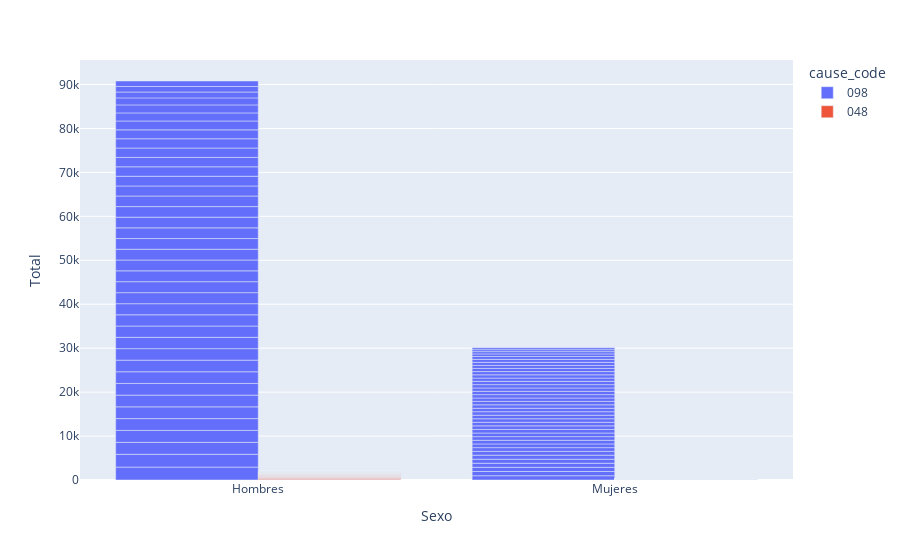

Write notebook code for a chart like this one.
### Code cell
fig = px.bar(dataset1, x="Sexo", y="Total", barmode="group", color="cause_code",
                            category_orders={"Sexo": ["Hombres", "Mujeres"],
                            "cause_code": ["098", "048"]})
fig

### Figure 1 — Plotly figure (JSON) as saved in the notebook; plotly's stock layout.template omitted (floating-point values rounded to 4 significant figures)
{"data": [{"alignmentgroup": "True", "hovertemplate": "cause_code=098<br>Sexo=%{x}<br>Total=%{y}<extra></extra>", "legendgroup": "098", "marker": {"color": "#636efa", "pattern": {"shape": ""}}, "name": "098", "offsetgroup": "098", "orientation": "v", "showlegend": true, "textposition": "auto", "x": ["Hombres", "Hombres", "Hombres", "Hombres", "Hombres", "Hombres", "Hombres", "Hombres", "Hombres", "Hombres", "Hombres", "Hombres", "Hombres", "Hombres", "Hombres", "Hombres", "Hombres", "Hombres", "Hombres", "Hombres", "Hombres", "Hombres", "Hombres", "Hombres", "Hombres", "Hombres", "Hombres", "Hombres", "Hombres", "Hombres", "Hombres", "Hombres", "Hombres", "Hombres", "Hombres", "Hombres", "Hombres", "Hombres", "Hombres", "Mujeres", "Mujeres", "Mujeres", "Mujeres", "Mujeres", "Mujeres", "Mujeres", "Mujeres", "Mujeres", "Mujeres", "Mujeres", "Mujeres", "Mujeres", "Mujeres", "Mujeres", "Mujeres", "Mujeres", "Mujeres", "Mujeres", "Mujeres", "Mujeres", "Mujeres", "Mujeres", "Mujeres", "Mujeres", "Mujeres", "Mujeres", "Mujeres", "Mujeres", "Mujeres", "Mujeres", "Mujeres", "Mujeres", "Mujeres", "Mujeres", "Mujeres", "Mujeres", "Mujeres", "Mujeres"], "xaxis": "x", "y": [2938, 2911, 2724, 2718, 2680, 2676, 2666, 2662, 2651, 2650, 2619, 2574, 2570, 2554, 2526, 2512, 2499, 2468, 2463, 2451, 2435, 2430, 2429, 2410, 2408, 2283, 2213, 2150, 2139, 2135, 2104, 2032, 2017, 1836, 1829, 1593, 1336, 1268, 1237, 972, 961, 959, 922, 920, 907, 869, 856, 847, 829, 828, 819, 817, 815, 810, 808, 804, 800, 787, 781, 777, 774, 763, 762, 759, 754, 749, 745, 742, 734, 723, 690, 685, 682, 657, 588, 515, 450, 415], "yaxis": "y", "type": "bar"}, {"alignmentgroup": "True", "hovertemplate": "cause_code=048<br>Sexo=%{x}<br>Total=%{y}<extra></extra>", "legendgroup": "048", "marker": {"color": "#EF553B", "pattern": {"shape": ""}}, "name": "048", "offsetgroup": "048", "orientation": "v", "showlegend": true, "textposition": "auto", "x": ["Hombres", "Hombres", "Hombres", "Hombres", "Hombres", "Hombres", "Hombres", "Hombres", "Hombres", "Hombres", "Hombres", "Hombres", "Hombres", "Hombres", "Hombres", "Hombres", "Hombres", "Hombres", "Hombres", "Hombres", "Hombres", "Hombres", "Hombres", "Hombres", "Hombres", "Hombres", "Hombres", "Hombres", "Hombres", "Hombres", "Hombres", "Hombres", "Hombres", "Mujeres", "Hombres", "Hombres", "Mujeres", "Mujeres", "Hombres", "Mujeres", "Mujeres", "Mujeres", "Mujeres", "Mujeres", "Mujeres", "Hombres", "Hombres", "Mujeres", "Mujeres", "Hombres", "Mujeres", "Mujeres", "Mujeres", "Mujeres", "Mujeres", "Mujeres", "Mujeres", "Mujeres", "Mujeres", "Mujeres", "Mujeres", "Mujeres", "Mujeres", "Mujeres", "Mujeres", "Mujeres", "Mujeres", "Mujeres", "Mujeres", "Mujeres", "Mujeres", "Mujeres", "Mujeres", "Mujeres", "Mujeres", "Mujeres", "Mujeres", "Mujeres"], "xaxis": "x", "y": [162, 141, 110, 104, 78, 75, 72, 71, 71, 69, 65, 63, 57, 56, 55, 52, 52, 48, 43, 43, 40, 39, 38, 37, 33, 31, 31, 30, 26, 25, 24, 23, 22, 22, 21, 20, 20, 19, 18, 17, 17, 17, 16, 16, 15, 15, 13, 13, 12, 12, 12, 11, 10, 10, 9, 9, 8, 7, 7, 7, 6, 6, 6, 6, 6, 5, 5, 5, 5, 4, 4, 3, 2, 2, 2, 2, 2, 2], "yaxis": "y", "type": "bar"}], "layout": {"xaxis": {"anchor": "y", "domain": [0, 1], "title": {"text": "Sexo"}, "categoryorder": "array", "categoryarray": ["Hombres", "Mujeres"]}, "yaxis": {"anchor": "x", "domain": [0, 1], "title": {"text": "Total"}}, "legend": {"title": {"text": "cause_code"}, "tracegroupgap": 0}, "margin": {"t": 60}, "barmode": "group"}}
